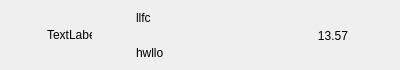
<?xml version="1.0" encoding="UTF-8"?>
<ui version="4.0">
 <class>ChatUserWid</class>
 <widget class="QWidget" name="ChatUserWid">
  <property name="geometry">
   <rect>
    <x>0</x>
    <y>0</y>
    <width>400</width>
    <height>70</height>
   </rect>
  </property>
  <property name="minimumSize">
   <size>
    <width>0</width>
    <height>70</height>
   </size>
  </property>
  <property name="maximumSize">
   <size>
    <width>16777215</width>
    <height>70</height>
   </size>
  </property>
  <property name="windowTitle">
   <string>Form</string>
  </property>
  <layout class="QHBoxLayout" name="horizontalLayout">
   <property name="spacing">
    <number>5</number>
   </property>
   <property name="topMargin">
    <number>2</number>
   </property>
   <property name="bottomMargin">
    <number>2</number>
   </property>
   <item>
    <widget class="QWidget" name="icon_wid" native="true">
     <property name="minimumSize">
      <size>
       <width>50</width>
       <height>50</height>
      </size>
     </property>
     <property name="maximumSize">
      <size>
       <width>50</width>
       <height>50</height>
      </size>
     </property>
     <layout class="QHBoxLayout" name="horizontalLayout_2">
      <property name="spacing">
       <number>0</number>
      </property>
      <property name="leftMargin">
       <number>0</number>
      </property>
      <property name="topMargin">
       <number>0</number>
      </property>
      <property name="rightMargin">
       <number>0</number>
      </property>
      <property name="bottomMargin">
       <number>0</number>
      </property>
      <item>
       <widget class="QLabel" name="icon_lb">
        <property name="minimumSize">
         <size>
          <width>45</width>
          <height>45</height>
         </size>
        </property>
        <property name="maximumSize">
         <size>
          <width>45</width>
          <height>45</height>
         </size>
        </property>
        <property name="text">
         <string>TextLabel</string>
        </property>
       </widget>
      </item>
     </layout>
    </widget>
   </item>
   <item>
    <widget class="QWidget" name="user_info_wid" native="true">
     <property name="maximumSize">
      <size>
       <width>130</width>
       <height>16777215</height>
      </size>
     </property>
     <layout class="QVBoxLayout" name="verticalLayout">
      <property name="spacing">
       <number>7</number>
      </property>
      <property name="leftMargin">
       <number>2</number>
      </property>
      <property name="topMargin">
       <number>2</number>
      </property>
      <property name="rightMargin">
       <number>2</number>
      </property>
      <property name="bottomMargin">
       <number>2</number>
      </property>
      <item>
       <widget class="QLabel" name="user_chat_lb">
        <property name="maximumSize">
         <size>
          <width>130</width>
          <height>16777215</height>
         </size>
        </property>
        <property name="text">
         <string>llfc</string>
        </property>
       </widget>
      </item>
      <item>
       <widget class="QLabel" name="user_name_lb">
        <property name="text">
         <string>hwllo </string>
        </property>
       </widget>
      </item>
     </layout>
    </widget>
   </item>
   <item>
    <widget class="QWidget" name="time_wid" native="true">
     <property name="minimumSize">
      <size>
       <width>50</width>
       <height>50</height>
      </size>
     </property>
     <property name="maximumSize">
      <size>
       <width>50</width>
       <height>50</height>
      </size>
     </property>
     <widget class="QLabel" name="time_lb">
      <property name="geometry">
       <rect>
        <x>10</x>
        <y>20</y>
        <width>40</width>
        <height>12</height>
       </rect>
      </property>
      <property name="text">
       <string>13.57</string>
      </property>
      <property name="alignment">
       <set>Qt::AlignmentFlag::AlignCenter</set>
      </property>
     </widget>
    </widget>
   </item>
  </layout>
 </widget>
 <resources/>
 <connections/>
</ui>
